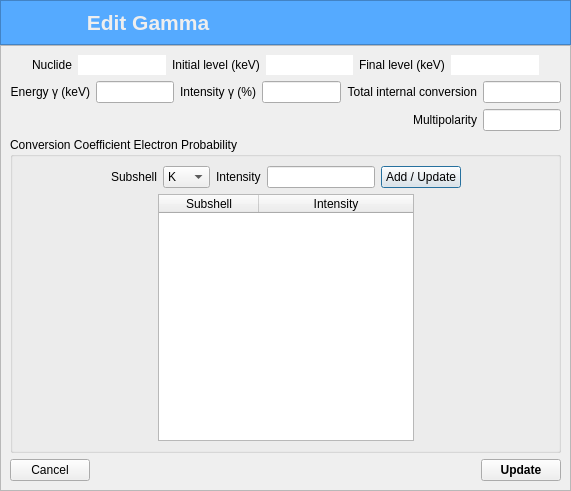
<?xml version="1.0" encoding="UTF-8"?>
<ui version="4.0">
 <class>EditGammaDialog</class>
 <widget class="QDialog" name="EditGammaDialog">
  <property name="geometry">
   <rect>
    <x>0</x>
    <y>0</y>
    <width>571</width>
    <height>491</height>
   </rect>
  </property>
  <property name="windowTitle">
   <string>Edit Gamma DES</string>
  </property>
  <layout class="QVBoxLayout" name="verticalLayout_2">
   <property name="spacing">
    <number>0</number>
   </property>
   <property name="leftMargin">
    <number>0</number>
   </property>
   <property name="topMargin">
    <number>0</number>
   </property>
   <property name="rightMargin">
    <number>0</number>
   </property>
   <property name="bottomMargin">
    <number>0</number>
   </property>
   <item>
    <widget class="QFrame" name="frame_top">
     <property name="styleSheet">
      <string notr="true">background-color: rgb(85, 170, 255);
color: rgb(238, 238, 238)
</string>
     </property>
     <property name="frameShape">
      <enum>QFrame::StyledPanel</enum>
     </property>
     <property name="frameShadow">
      <enum>QFrame::Raised</enum>
     </property>
     <layout class="QGridLayout" name="gridLayout">
      <item row="0" column="0">
       <widget class="QLabel" name="label_titleApp">
        <property name="sizePolicy">
         <sizepolicy hsizetype="Expanding" vsizetype="Preferred">
          <horstretch>0</horstretch>
          <verstretch>0</verstretch>
         </sizepolicy>
        </property>
        <property name="font">
         <font>
          <pointsize>16</pointsize>
          <bold>true</bold>
         </font>
        </property>
        <property name="text">
         <string>Edit Gamma</string>
        </property>
        <property name="alignment">
         <set>Qt::AlignCenter</set>
        </property>
       </widget>
      </item>
      <item row="0" column="1">
       <spacer name="horizontalSpacer_2">
        <property name="orientation">
         <enum>Qt::Horizontal</enum>
        </property>
        <property name="sizeHint" stdset="0">
         <size>
          <width>40</width>
          <height>20</height>
         </size>
        </property>
       </spacer>
      </item>
     </layout>
    </widget>
   </item>
   <item>
    <widget class="QFrame" name="frame">
     <property name="sizePolicy">
      <sizepolicy hsizetype="Expanding" vsizetype="Expanding">
       <horstretch>0</horstretch>
       <verstretch>0</verstretch>
      </sizepolicy>
     </property>
     <property name="frameShape">
      <enum>QFrame::StyledPanel</enum>
     </property>
     <property name="frameShadow">
      <enum>QFrame::Raised</enum>
     </property>
     <layout class="QVBoxLayout" name="verticalLayout">
      <item>
       <layout class="QHBoxLayout" name="horizontalLayout">
        <item>
         <spacer name="horizontalSpacer">
          <property name="orientation">
           <enum>Qt::Horizontal</enum>
          </property>
          <property name="sizeHint" stdset="0">
           <size>
            <width>40</width>
            <height>20</height>
           </size>
          </property>
         </spacer>
        </item>
        <item>
         <widget class="QLabel" name="label">
          <property name="text">
           <string>Nuclide</string>
          </property>
         </widget>
        </item>
        <item>
         <widget class="QLineEdit" name="nuclide_lineEdit">
          <property name="frame">
           <bool>false</bool>
          </property>
          <property name="alignment">
           <set>Qt::AlignCenter</set>
          </property>
          <property name="readOnly">
           <bool>true</bool>
          </property>
         </widget>
        </item>
        <item>
         <widget class="QLabel" name="label_2">
          <property name="text">
           <string>Initial level (keV)</string>
          </property>
         </widget>
        </item>
        <item>
         <widget class="QLineEdit" name="initial_level_lineEdit">
          <property name="frame">
           <bool>false</bool>
          </property>
          <property name="alignment">
           <set>Qt::AlignCenter</set>
          </property>
          <property name="readOnly">
           <bool>true</bool>
          </property>
         </widget>
        </item>
        <item>
         <widget class="QLabel" name="label_3">
          <property name="text">
           <string>Final level (keV)</string>
          </property>
         </widget>
        </item>
        <item>
         <widget class="QLineEdit" name="final_level_lineEdit">
          <property name="frame">
           <bool>false</bool>
          </property>
          <property name="alignment">
           <set>Qt::AlignCenter</set>
          </property>
          <property name="readOnly">
           <bool>true</bool>
          </property>
         </widget>
        </item>
        <item>
         <spacer name="horizontalSpacer_3">
          <property name="orientation">
           <enum>Qt::Horizontal</enum>
          </property>
          <property name="sizeHint" stdset="0">
           <size>
            <width>40</width>
            <height>20</height>
           </size>
          </property>
         </spacer>
        </item>
       </layout>
      </item>
      <item>
       <layout class="QGridLayout" name="gridLayout_2">
        <item row="0" column="0">
         <widget class="QLabel" name="label_4">
          <property name="text">
           <string>Energy γ (keV)</string>
          </property>
          <property name="alignment">
           <set>Qt::AlignRight|Qt::AlignTrailing|Qt::AlignVCenter</set>
          </property>
         </widget>
        </item>
        <item row="0" column="1">
         <widget class="QLineEdit" name="energy_g_lineEdit">
          <property name="alignment">
           <set>Qt::AlignCenter</set>
          </property>
         </widget>
        </item>
        <item row="0" column="2">
         <widget class="QLabel" name="label_5">
          <property name="text">
           <string>Intensity γ (%)</string>
          </property>
          <property name="alignment">
           <set>Qt::AlignRight|Qt::AlignTrailing|Qt::AlignVCenter</set>
          </property>
         </widget>
        </item>
        <item row="0" column="3">
         <widget class="QLineEdit" name="intensity_g_lineEdit">
          <property name="alignment">
           <set>Qt::AlignCenter</set>
          </property>
         </widget>
        </item>
        <item row="0" column="4">
         <widget class="QLabel" name="label_6">
          <property name="text">
           <string>Total internal conversion</string>
          </property>
          <property name="alignment">
           <set>Qt::AlignRight|Qt::AlignTrailing|Qt::AlignVCenter</set>
          </property>
         </widget>
        </item>
        <item row="0" column="5">
         <widget class="QLineEdit" name="total_internal_conversion_lineEdit">
          <property name="alignment">
           <set>Qt::AlignCenter</set>
          </property>
         </widget>
        </item>
        <item row="1" column="4">
         <widget class="QLabel" name="label_7">
          <property name="text">
           <string>Multipolarity</string>
          </property>
          <property name="alignment">
           <set>Qt::AlignRight|Qt::AlignTrailing|Qt::AlignVCenter</set>
          </property>
         </widget>
        </item>
        <item row="1" column="5">
         <widget class="QLineEdit" name="multipolarity_lineEdit">
          <property name="alignment">
           <set>Qt::AlignCenter</set>
          </property>
         </widget>
        </item>
       </layout>
      </item>
      <item>
       <widget class="QGroupBox" name="groupBox_4">
        <property name="title">
         <string>Conversion Coefficient Electron Probability</string>
        </property>
        <layout class="QVBoxLayout" name="verticalLayout_5">
         <item>
          <layout class="QHBoxLayout" name="horizontalLayout_7">
           <item>
            <spacer name="horizontalSpacer_20">
             <property name="orientation">
              <enum>Qt::Horizontal</enum>
             </property>
             <property name="sizeHint" stdset="0">
              <size>
               <width>40</width>
               <height>20</height>
              </size>
             </property>
            </spacer>
           </item>
           <item>
            <widget class="QLabel" name="label_27">
             <property name="text">
              <string>Subshell</string>
             </property>
            </widget>
           </item>
           <item>
            <widget class="QComboBox" name="subshell_cc_comboBox">
             <item>
              <property name="text">
               <string>K</string>
              </property>
             </item>
             <item>
              <property name="text">
               <string>L1</string>
              </property>
             </item>
             <item>
              <property name="text">
               <string>L2</string>
              </property>
             </item>
             <item>
              <property name="text">
               <string>L3</string>
              </property>
             </item>
             <item>
              <property name="text">
               <string>M1</string>
              </property>
             </item>
             <item>
              <property name="text">
               <string>M2</string>
              </property>
             </item>
             <item>
              <property name="text">
               <string>M3</string>
              </property>
             </item>
             <item>
              <property name="text">
               <string>M4</string>
              </property>
             </item>
             <item>
              <property name="text">
               <string>M5</string>
              </property>
             </item>
             <item>
              <property name="text">
               <string>N1</string>
              </property>
             </item>
             <item>
              <property name="text">
               <string>N2</string>
              </property>
             </item>
             <item>
              <property name="text">
               <string>N3</string>
              </property>
             </item>
             <item>
              <property name="text">
               <string>N4</string>
              </property>
             </item>
             <item>
              <property name="text">
               <string>N5</string>
              </property>
             </item>
             <item>
              <property name="text">
               <string>N6</string>
              </property>
             </item>
             <item>
              <property name="text">
               <string>N7</string>
              </property>
             </item>
             <item>
              <property name="text">
               <string>O1</string>
              </property>
             </item>
             <item>
              <property name="text">
               <string>O2</string>
              </property>
             </item>
             <item>
              <property name="text">
               <string>O3</string>
              </property>
             </item>
             <item>
              <property name="text">
               <string>O4</string>
              </property>
             </item>
             <item>
              <property name="text">
               <string>O5</string>
              </property>
             </item>
             <item>
              <property name="text">
               <string>O6</string>
              </property>
             </item>
             <item>
              <property name="text">
               <string>O7</string>
              </property>
             </item>
             <item>
              <property name="text">
               <string>P1</string>
              </property>
             </item>
             <item>
              <property name="text">
               <string>P2</string>
              </property>
             </item>
             <item>
              <property name="text">
               <string>P3</string>
              </property>
             </item>
             <item>
              <property name="text">
               <string>P4</string>
              </property>
             </item>
             <item>
              <property name="text">
               <string>P5</string>
              </property>
             </item>
             <item>
              <property name="text">
               <string>Q1</string>
              </property>
             </item>
            </widget>
           </item>
           <item>
            <widget class="QLabel" name="label_28">
             <property name="text">
              <string>Intensity</string>
             </property>
            </widget>
           </item>
           <item>
            <widget class="QLineEdit" name="intensity_cc_lineEdit"/>
           </item>
           <item>
            <widget class="QPushButton" name="addUpdate_subshell_pushButton">
             <property name="text">
              <string>Add / Update</string>
             </property>
             <property name="icon">
              <iconset resource="resources.qrc">
               <normaloff>:/Images/update.png</normaloff>:/Images/update.png</iconset>
             </property>
            </widget>
           </item>
           <item>
            <spacer name="horizontalSpacer_19">
             <property name="orientation">
              <enum>Qt::Horizontal</enum>
             </property>
             <property name="sizeHint" stdset="0">
              <size>
               <width>40</width>
               <height>20</height>
              </size>
             </property>
            </spacer>
           </item>
          </layout>
         </item>
         <item>
          <layout class="QHBoxLayout" name="horizontalLayout_2">
           <item>
            <spacer name="horizontalSpacer_15">
             <property name="orientation">
              <enum>Qt::Horizontal</enum>
             </property>
             <property name="sizeHint" stdset="0">
              <size>
               <width>37</width>
               <height>58</height>
              </size>
             </property>
            </spacer>
           </item>
           <item>
            <widget class="QTableWidget" name="subshell_cc_tableWidget">
             <property name="editTriggers">
              <set>QAbstractItemView::NoEditTriggers</set>
             </property>
             <property name="selectionBehavior">
              <enum>QAbstractItemView::SelectRows</enum>
             </property>
             <attribute name="horizontalHeaderStretchLastSection">
              <bool>true</bool>
             </attribute>
             <column>
              <property name="text">
               <string>Subshell</string>
              </property>
             </column>
             <column>
              <property name="text">
               <string>Intensity</string>
              </property>
             </column>
            </widget>
           </item>
           <item>
            <spacer name="horizontalSpacer_16">
             <property name="orientation">
              <enum>Qt::Horizontal</enum>
             </property>
             <property name="sizeHint" stdset="0">
              <size>
               <width>37</width>
               <height>58</height>
              </size>
             </property>
            </spacer>
           </item>
          </layout>
         </item>
        </layout>
       </widget>
      </item>
      <item>
       <layout class="QHBoxLayout" name="horizontalLayout_6">
        <item>
         <widget class="QPushButton" name="cancel_pushButton">
          <property name="text">
           <string>Cancel</string>
          </property>
          <property name="icon">
           <iconset resource="resources.qrc">
            <normaloff>:/Images/cancel.png</normaloff>:/Images/cancel.png</iconset>
          </property>
         </widget>
        </item>
        <item>
         <spacer name="horizontalSpacer_9">
          <property name="orientation">
           <enum>Qt::Horizontal</enum>
          </property>
          <property name="sizeHint" stdset="0">
           <size>
            <width>388</width>
            <height>20</height>
           </size>
          </property>
         </spacer>
        </item>
        <item>
         <widget class="QPushButton" name="update_pushButton">
          <property name="font">
           <font>
            <bold>true</bold>
           </font>
          </property>
          <property name="text">
           <string>Update</string>
          </property>
          <property name="icon">
           <iconset resource="resources.qrc">
            <normaloff>:/Images/downloads.png</normaloff>:/Images/downloads.png</iconset>
          </property>
         </widget>
        </item>
       </layout>
      </item>
     </layout>
    </widget>
   </item>
  </layout>
 </widget>
 <tabstops>
  <tabstop>energy_g_lineEdit</tabstop>
  <tabstop>intensity_g_lineEdit</tabstop>
  <tabstop>total_internal_conversion_lineEdit</tabstop>
  <tabstop>multipolarity_lineEdit</tabstop>
  <tabstop>subshell_cc_comboBox</tabstop>
  <tabstop>intensity_cc_lineEdit</tabstop>
  <tabstop>addUpdate_subshell_pushButton</tabstop>
  <tabstop>subshell_cc_tableWidget</tabstop>
  <tabstop>update_pushButton</tabstop>
  <tabstop>cancel_pushButton</tabstop>
  <tabstop>initial_level_lineEdit</tabstop>
  <tabstop>nuclide_lineEdit</tabstop>
  <tabstop>final_level_lineEdit</tabstop>
 </tabstops>
 <resources>
  <include location="resources.qrc"/>
 </resources>
 <connections/>
</ui>
